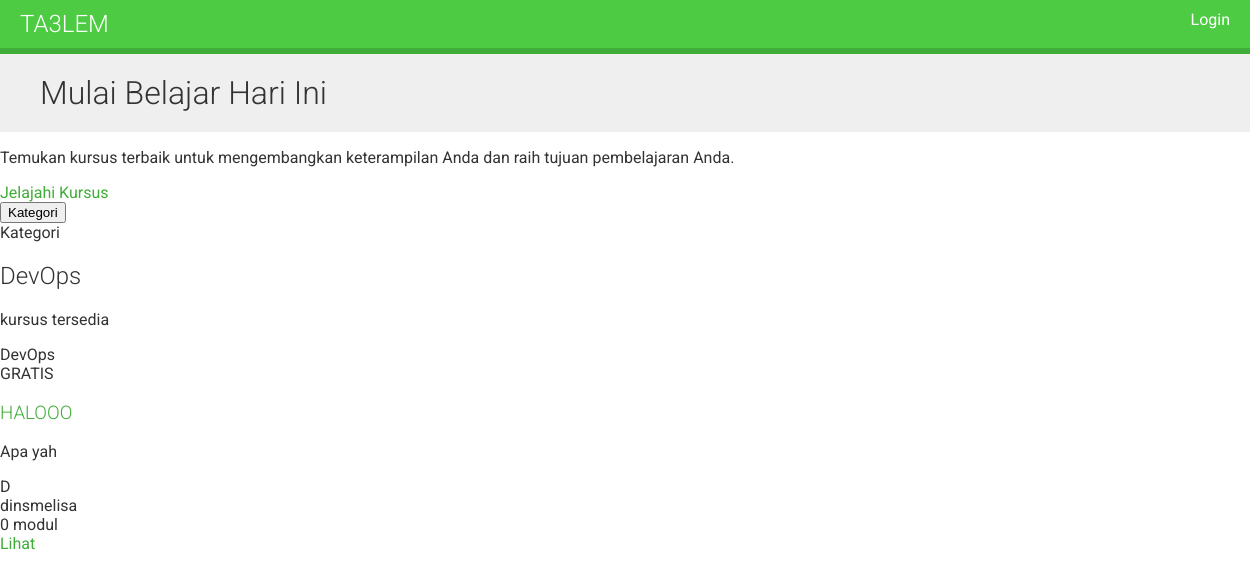
Page /course/subject/devops/ on the earlier database version.
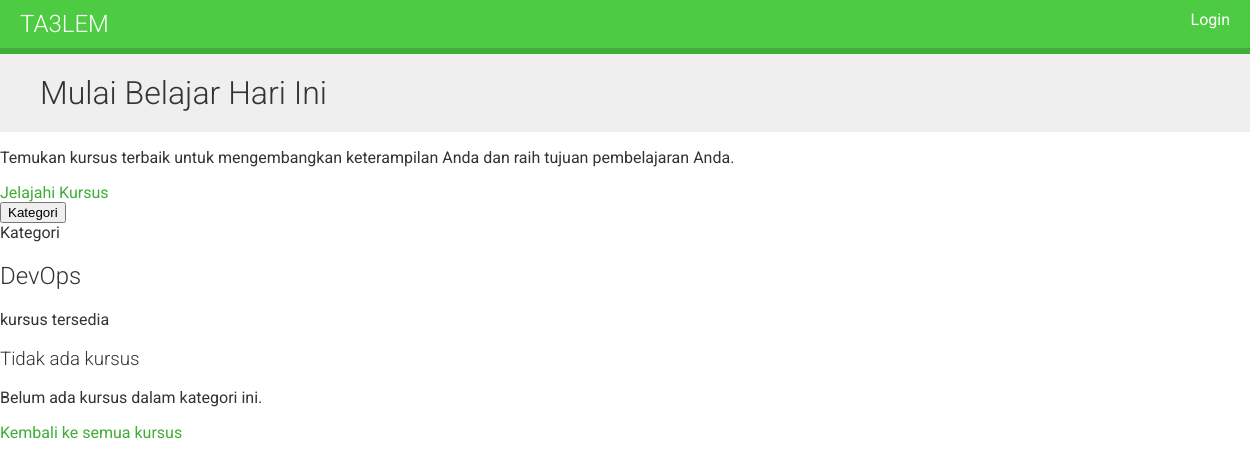
Same page on the later database version.
### courses/models.py (models this page shows, shortened)
class Course(models.Model):
    owner = models.ForeignKey(User, on_delete=models.CASCADE, related_name='courses_created')
    subject = models.ForeignKey(Subject, on_delete=models.CASCADE, related_name='courses')
    title = models.CharField(max_length=200)
    slug = models.SlugField(max_length=200, unique=True)
    overview = models.TextField()
    created = models.DateTimeField(auto_now_add=True)
    students = models.ManyToManyField(User, related_name='courses_joined', blank=True)
    class Meta:
        ordering = ['-created']

class Subject(models.Model):
    title = models.CharField(max_length=100)
    slug = models.SlugField(max_length=100, unique=True)
    class Meta:
        ordering = ['title']

### users/models.py (models this page shows, shortened)
class User(AbstractUser):
    STUDENT = 'student'
    INSTRUCTOR = 'instructor'
    STAFF = 'staff'
    ROLE_CHOICES = [
        (STUDENT, 'Student'),
        (INSTRUCTOR, 'Instructor'),
        (STAFF, 'Staff'),
    ]
    role = models.CharField(
        max_length=20,
        choices=ROLE_CHOICES,
        default=STUDENT,
        help_text='User role in the LMS'
    )
    is_active = models.BooleanField(default=False)
    avatar = models.ImageField(upload_to='avatars/', blank=True, null=True)
    bio = models.TextField(blank=True)
    phone_number = models.CharField(max_length=20, blank=True)
    date_of_birth = models.DateField(blank=True, null=True)
    address = models.TextField(blank=True)
    city = models.CharField(max_length=100, blank=True)
    country = models.CharField(max_length=100, blank=True)
    postal_code = models.CharField(max_length=20, blank=True)
    timezone = models.CharField(max_length=50, default='UTC')
    language = models.CharField(max_length=10, default='en')
    email_notifications = models.BooleanField(default=True)
    created_at = models.DateTimeField(auto_now_add=True)
    updated_at = models.DateTimeField(auto_now=True)
    class Meta:
        permissions = [
            ('view_dashboard', 'Can view dashboard'),
        ]

### courses/views.py (the view)
# urls.py: path('subject/<slug:subject>/', views.CourseListView.as_view(), name='course_list_subject'),
class CourseListView(ListView):
    model = Course
    template_name = 'courses/course/list.html'
    paginate_by = 6  # Show 6 courses per page
    context_object_name = 'courses'
    def get_queryset(self):
        queryset = Course.objects.annotate(total_modules=Count('modules'))
        subject_slug = self.kwargs.get('subject')
        if subject_slug:
            subject = get_object_or_404(Subject, slug=subject_slug)
            queryset = queryset.filter(subject=subject)
        return queryset
    def get_context_data(self, **kwargs):
        context = super().get_context_data(**kwargs)
        subjects = cache.get('all_subjects')
        if not subjects:
            subjects = Subject.objects.annotate(total_courses=Count('courses'))
            cache.set('all_subjects', subjects)
        context['subjects'] = subjects
        subject_slug = self.kwargs.get('subject')
        if subject_slug:
            context['subject'] = get_object_or_404(Subject, slug=subject_slug)
        else:
            context['subject'] = None
        return context

### courses/templates/courses/course/list.html (shortened to what the changed rows need)
{% extends "base.html" %}
{% block content %}
    <div class="relative bg-gradient-to-br from-blue-600 via-purple-600 to-pink-500 text-white py-12 sm:py-16 lg:py-24 overflow-hidden">
        <div class="relative max-w-7xl mx-auto px-4 sm:px-6 lg:px-8">
            <div class="text-center">
                <h1 class="text-3xl sm:text-4xl md:text-5xl lg:text-6xl font-extrabold mb-4 sm:mb-6 leading-tight px-4">
                    Mulai Belajar Hari Ini
                </h1>
            </div>
        </div>
    </div>
    <div class="max-w-7xl mx-auto px-4 sm:px-6 lg:px-8 py-6 sm:py-8 lg:py-12">
        <div class="flex flex-col lg:flex-row gap-6 lg:gap-8">
            <main class="flex-1" id="courses">
                {% if subject %}
                    <div class="mb-6 sm:mb-8">
                        <h2 class="text-2xl sm:text-3xl lg:text-4xl font-extrabold text-gray-900 mb-2">{{ subject.title }}</h2>
                    </div>
                {% endif %}
                {% if courses %}
                    <div class="grid grid-cols-1 sm:grid-cols-2 lg:grid-cols-2 xl:grid-cols-3 gap-4 sm:gap-6 lg:gap-8">
                        {% for course in courses %}
                            <article
                                    class="group bg-white/80 backdrop-blur-sm rounded-2xl shadow-lg hover:shadow-2xl transition-all duration-300 overflow-hidden border border-gray-100 hover:border-blue-200 hover:-translate-y-1">
                                <div class="relative h-40 sm:h-48 bg-gradient-to-br from-blue-500 via-purple-500 to-pink-500 overflow-hidden">
                                    <div class="absolute top-3 sm:top-4 right-3 sm:right-4">
                                        <span class="inline-flex items-center px-2 sm:px-3 py-1 sm:py-1.5 bg-white/95 backdrop-blur-sm text-gray-800 rounded-full text-xs font-bold shadow-lg">
                                            <span class="truncate max-w-[80px] sm:max-w-none">{{ course.subject.title }}</span>
                                        </span>
                                    </div>
                                    <div class="absolute bottom-3 sm:bottom-4 left-3 sm:left-4">
                                        <span class="inline-flex items-center px-2 sm:px-3 py-1 sm:py-1.5 bg-green-500 text-white rounded-full text-xs font-bold shadow-lg">
                                            GRATIS
                                        </span>
                                    </div>
                                </div>
                                <div class="p-4 sm:p-5 lg:p-6">
                                    <h3 class="text-base sm:text-lg lg:text-xl font-bold text-gray-900 mb-2 sm:mb-3 group-hover:text-blue-600 transition-colors duration-200 line-clamp-2 leading-tight">
                                        <a href="{% url 'course_detail' course.slug %}">{{ course.title }}</a>
                                    </h3>
                                    <p class="text-gray-600 text-xs sm:text-sm mb-3 sm:mb-4 line-clamp-2 leading-relaxed">{{ course.overview|truncatewords:20 }}</p>
                                    <div class="flex items-center text-xs sm:text-sm text-gray-500 mb-4 sm:mb-5 pb-4 sm:pb-5 border-b border-gray-100">
                                        <div class="w-7 h-7 sm:w-8 sm:h-8 bg-gradient-to-br from-blue-500 to-purple-500 rounded-full flex items-center justify-center text-white font-bold text-xs mr-2">
                                            {{ course.owner.username.0|upper }}
                                        </div>
                                        <span class="font-medium truncate">{{ course.owner.username }}</span>
                                    </div>
                                    <div class="flex items-center justify-between flex-wrap gap-3">
                                        <div class="flex items-center text-xs sm:text-sm font-semibold text-gray-700">
                                            <span>{{ course.total_modules }} modul</span>
                                        </div>
                                        <a href="{% url 'course_detail' course.slug %}"
                                           class="inline-flex items-center px-4 sm:px-5 py-2 sm:py-2.5 bg-gradient-to-r from-blue-600 to-purple-600 text-white text-xs sm:text-sm font-bold rounded-xl hover:from-blue-700 hover:to-purple-700 shadow-lg hover:shadow-xl transition-all duration-200 hover:scale-105">
                                            Lihat
                                        </a>
                                    </div>
                                </div>
                            </article>
                        {% endfor %}
                    </div>
                {% else %}
                    <div class="text-center py-12 sm:py-16 lg:py-20 px-4">
                        <h3 class="text-xl sm:text-2xl font-bold text-gray-900 mb-2">Tidak ada kursus</h3>
                        <p class="text-gray-600 text-sm sm:text-base mb-6 sm:mb-8">Belum ada kursus dalam kategori
                            ini.</p>
                        <a href="{% url 'course_list' %}"
                           class="inline-flex items-center text-blue-600 hover:text-blue-700 font-semibold text-sm sm:text-base">
                            Kembali ke semua kursus
                        </a>
                    </div>
                {% endif %}
            </main>
        </div>
    </div>
{% endblock %}

Differences in the rows shown:
removed Course: subject "DevOps", title "HALOOO", overview "Apa yah", owner.username.0 "D", owner.username "dinsmelisa", total_modules "0"
Other differences:
text now shown: "Tidak ada kursus Belum ada kursus dalam kategori ini. Kembali ke semua kursus"
